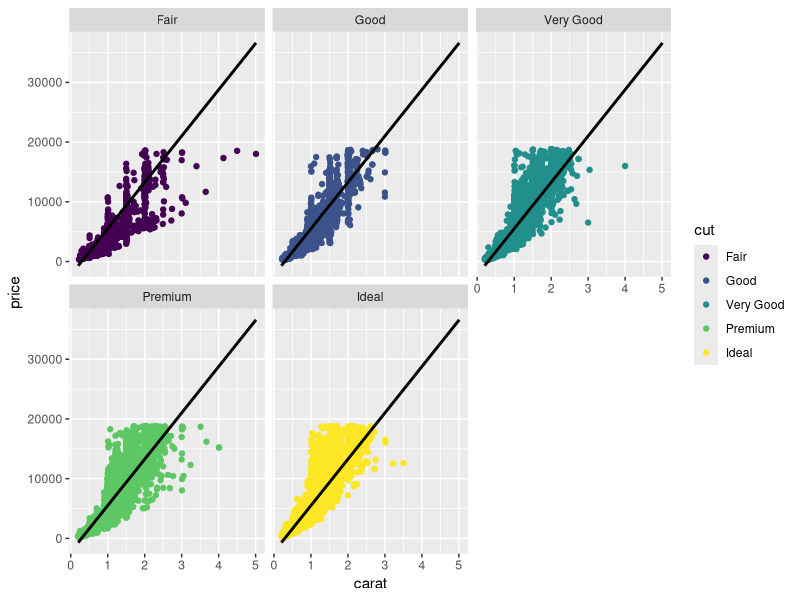
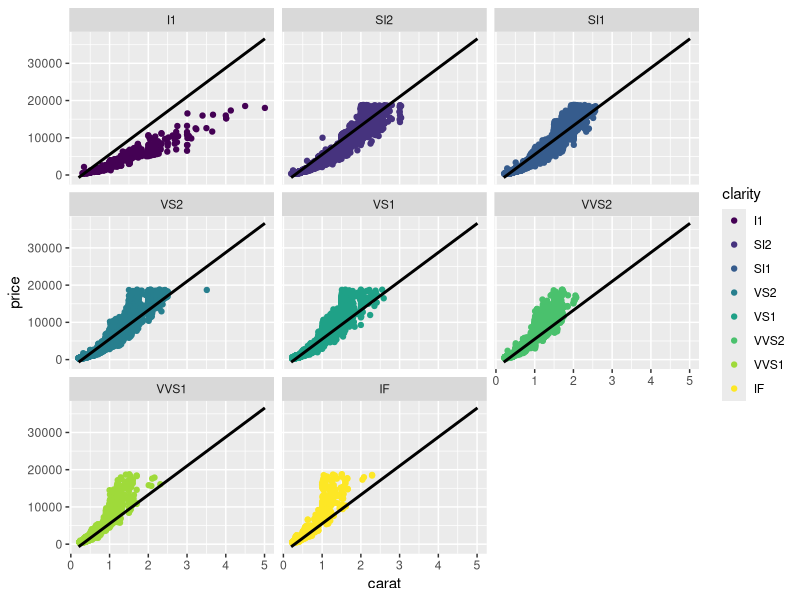
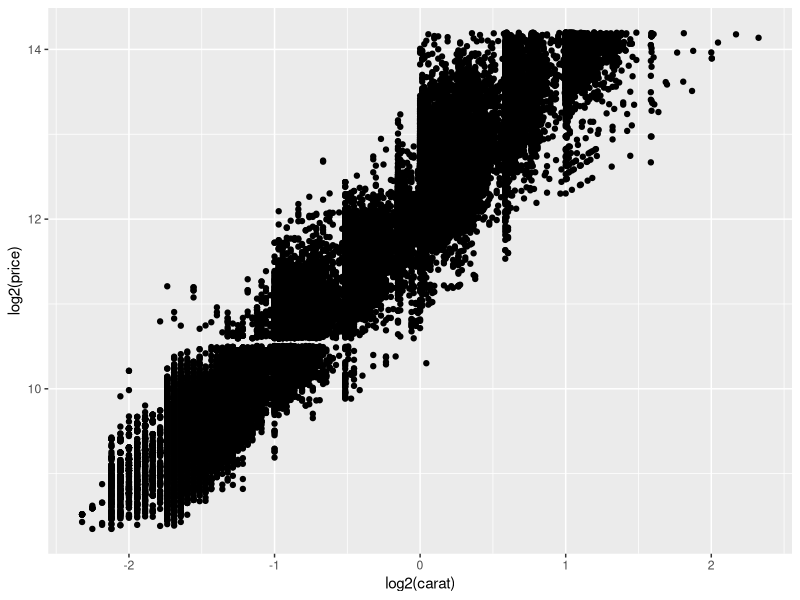

Reproduce these figures in R, in order.
library(tidyverse)
library(modelr)
library(ggplot2)

view(diamonds)



mod <- lm(price~ carat, data = diamonds)



grid <- diamonds %>%
  data_grid(carat)

grid <- grid %>%
  add_predictions(mod)

ggplot(diamonds, aes(x=carat)) +
  geom_point(aes(y = price,color=cut))+
  facet_wrap(~cut)+
  geom_line(aes(y = pred), data = grid, size = 1)

diamonds <- diamonds %>%
  add_residuals(mod)

ggplot(diamonds, aes(x=carat)) +
  geom_point(aes(y = price,color=clarity))+
  facet_wrap(~clarity)+
  geom_line(aes(y = pred), data = grid, size = 1)

mod2  <- lm(log2(price) ~ log2(carat), data = diamonds)

diamonds <- diamonds %>%
  add_residuals(mod2)

ggplot(diamonds,aes(x=log2(carat))) +
  geom_point(aes(y =log2(price)))



